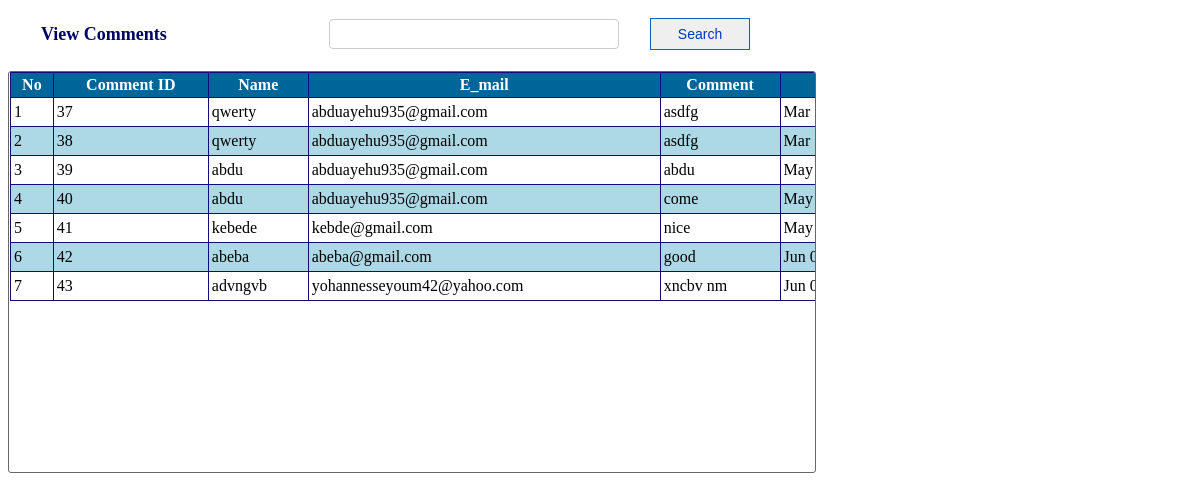
Screenshot of /manager/view_comment.php with the database file from the repository.
### tables this page shows
CREATE TABLE IF NOT EXISTS `comment` (
  `comment_id` int(10) NOT NULL AUTO_INCREMENT,
  `name` varchar(255) NOT NULL,
  `email` varchar(255) NOT NULL,
  `content` varchar(255) NOT NULL,
  `date` date NOT NULL,
  PRIMARY KEY (`comment_id`)
);

### manager/view_comment.php (the view, shortened to what this page needs)
<!DOCTYPE html PUBLIC "-//W3C//DTD XHTML 1.0 Transitional//EN" "http://www.w3.org/TR/xhtml1/DTD/xhtml1-transitional.dtd">
<html xmlns="http://www.w3.org/1999/xhtml">
<head>
<link rel="stylesheet" type="text/css" href="css/style_view.css" />
</head>
<body>
<div id="style_div" >
<form method="post">
<table width="755">
	<tr>
    	<td width="190px" style="font-size:18px; color:#006; text-indent:30px;"><b>View Comments</b></td>
        <td>
        </td>
        <td>
        	<input type="text" name="searchtxt" title="Enter name for search " class="search" autocomplete="off"/>
        </td>
        <td style="float:right">
        	<input type="submit" name="btnsearch" value="Search" id="button-search" title="Search comment" />
        </td>
    </tr>
</table>
</form>
</div>
<br />
<div id="content-input">
<form method="post">
    <table border="1" width="1050px" align="center" cellpadding="3" class="mytable" cellspacing="0">
        <tr>
            <th>No</th>
			<th>Comment ID</th>
            <th>Name</th>
            <th>E_mail</th>
            <th>Comment</th>
            <th>Date Added</th>
        </tr>
        <?php
	$key="";
	if($key !="")
		$sql_sel=mysql_query("SElECT * FROM comment WHERE name  like '%$key%'");
	else
		 $sql_sel=mysql_query("SELECT * FROM comment");
    $i=0;
    while($row=mysql_fetch_array($sql_sel)){
    $i++;
    $color=($i%2==0)?"lightblue":"white";
    ?>
      <tr bgcolor="<?php echo $color?>">
            <td><?php echo $i;?></td>
			<td><?php echo $row['comment_id'];?></td>
            <td><?php echo $row['name'];?></td>
            <td><?php echo $row['email'];?></td>
            <td><?php echo $row['content'];?></td>
            <td><?php echo date("M d, Y ",strtotime($row['date'])); ?></span></td>
        </tr>
    <?php
    }
    ?>
    </table>
</form>
</div>
</body>
</html>

### manager/css/style_view.css (style rules this page uses)
#style_div { height:auto; margin-top:15px; }
#content-input { width:805px; height:400px; border:1px solid #666; float:left; padding-left:1px; border-radius: 3px 3px 3px 3px; overflow: auto; }
#button-search { font-family:Arial, Helvetica, sans-serif; font-size:14px; width:100px; height:32px; float:right; margin-right:10px; repeat-x top center; border: 1px solid #06C; -moz-border-radius: 5px; color:#03C; }
.search { padding:4px; border:1px #CCC solid; border-radius: 4px 4px 4px 4px; -moz-border-radius: 8px; background:#FFF; color:#006; font-family:Arial, Helvetica, sans-serif; font-size:16px; width:280px; height:20px; float:left; }
.mytable { border-collapse:collapse; border:#036 1px solid; }
.mytable tr th { background:#069; border:#120A7E 1px solid; color:#FFF; font-family:"Times New Roman", Times, serif; }
.mytable tr td { font-family:"Times New Roman", Times, serif; border:#120A7E 1px solid; }

### rows the page displays
comment: comment_id "37", name "qwerty", email "abduayehu935@gmail.com", content "asdfg", date "Mar…"
comment: comment_id "38", name "qwerty", email "abduayehu935@gmail.com", content "asdfg", date "Mar…"
comment: comment_id "39", name "abdu", email "abduayehu935@gmail.com", content "abdu", date "May…"
comment: comment_id "40", name "abdu", email "abduayehu935@gmail.com", content "come", date "May…"
comment: comment_id "41", name "kebede", email "kebde@gmail.com", content "nice", date "May…"
comment: comment_id "42", name "abeba", email "abeba@gmail.com", content "good", date "Jun…"
comment: comment_id "43", name "advngvb", email "yohannesseyoum42@yahoo.com", content "xncbv nm", date "Jun…"
